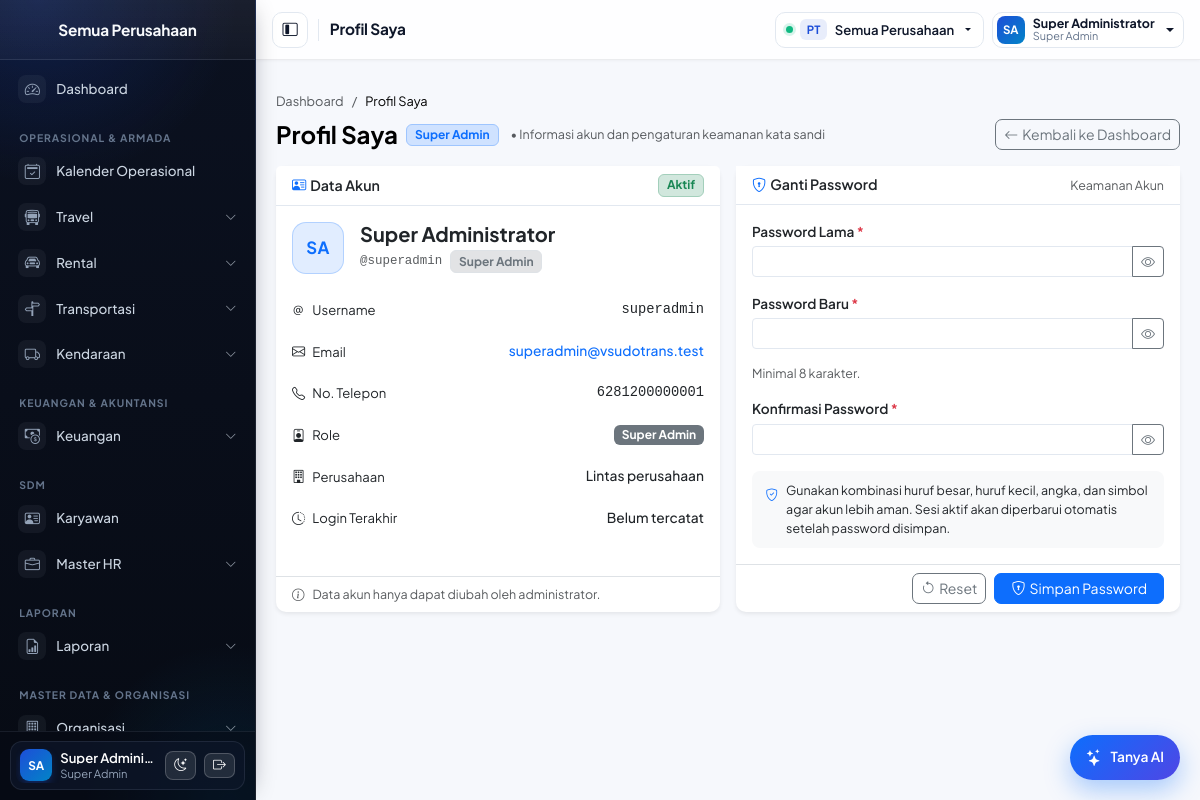
/pages/profile/index.php (signed in), run on the app's committed database.
### tables this page shows
CREATE TABLE `users` (
  `id` INT(11) NOT NULL AUTO_INCREMENT,
  `username` VARCHAR(50) NOT NULL,
  `email` VARCHAR(100) NOT NULL,
  `password` VARCHAR(255) NOT NULL,
  `full_name` VARCHAR(100) NOT NULL,
  `phone_number` VARCHAR(20) DEFAULT NULL,
  `role_id` INT(11) NOT NULL,
  `company_id` INT(11) DEFAULT NULL COMMENT 'Perusahaan aktif; NULL = lintas perusahaan',
  `is_active` TINYINT(1) NOT NULL DEFAULT 1,
  `last_login` DATETIME DEFAULT NULL,
  `created_date` DATETIME NOT NULL DEFAULT CURRENT_TIMESTAMP,
  `updated_date` DATETIME NOT NULL DEFAULT CURRENT_TIMESTAMP ON UPDATE CURRENT_TIMESTAMP,
  PRIMARY KEY (`id`),
  UNIQUE KEY `uq_users_username` (`username`),
  UNIQUE KEY `uq_users_email` (`email`),
  KEY `ix_users_company` (`company_id`),
  KEY `ix_users_phone` (`phone_number`),
  CONSTRAINT `fk_users_role` FOREIGN KEY (`role_id`) REFERENCES `roles` (`id`),
  CONSTRAINT `fk_users_company` FOREIGN KEY (`company_id`) REFERENCES `companies` (`id`) ON DELETE SET NULL
);

CREATE TABLE `roles` (
  `id` INT(11) NOT NULL AUTO_INCREMENT,
  `name` VARCHAR(50) NOT NULL,
  `description` VARCHAR(255) DEFAULT NULL,
  `level` INT(11) NOT NULL DEFAULT 0,
  `created_date` DATETIME NOT NULL DEFAULT CURRENT_TIMESTAMP,
  PRIMARY KEY (`id`),
  UNIQUE KEY `uq_roles_name` (`name`)
);

### pages/profile/index.php (the view, shortened to what the rows shown need)
<?php
require_once __DIR__ . '/../../config/config.php';
require_once __DIR__ . '/_helpers.php';
$uid = (int) ($_SESSION['user_id'] ?? 0);
$db  = db();
$me = profile_fetch($db, $uid) ?? [];
$fullName = trim((string) ($me['full_name'] ?? '')) ?: 'Pengguna';
$username = trim((string) ($me['username'] ?? '')) ?: '-';
$roleName = trim((string) ($me['role_name'] ?? ($_SESSION['role_name'] ?? ''))) ?: '-';
$email    = trim((string) ($me['email'] ?? ''));
$phone    = trim((string) ($me['phone_number'] ?? ''));
$nameParts = preg_split('/\s+/', $fullName !== 'Pengguna' ? $fullName : $username) ?: ['U'];
$initials  = strtoupper(substr($nameParts[0], 0, 1) . (isset($nameParts[1]) ? substr($nameParts[1], 0, 1) : ''));
$lastLoginRaw   = trim((string) ($me['last_login'] ?? ''));
$lastLoginTs    = $lastLoginRaw !== '' ? strtotime($lastLoginRaw) : false;
$lastLoginLabel = $lastLoginTs !== false ? (date('d M Y, H:i', $lastLoginTs) . ' WIB') : 'Belum tercatat';
require __DIR__ . '/../../includes/header.php';
?>
<main class="p-3 p-lg-4 w-100 flex-grow-1 min-w-0">
    <div class="row g-3 align-items-stretch">
        <div class="col-12 col-lg-6">
            <div class="card shadow-sm border-0 h-100 d-flex flex-column">
                <div class="card-body flex-grow-1">
                    <div class="d-flex align-items-center gap-3 mb-3">
                        <div class="profile-avatar" aria-hidden="true"><?= e($initials) ?></div>
                        <div class="min-w-0">
                            <h5 class="fw-bold mb-1 text-truncate"><?= e($fullName) ?></h5>
                            <div class="d-flex flex-wrap align-items-center gap-2">
                                <span class="font-monospace small text-muted">@<?= e($username) ?></span>
                                <span class="badge bg-secondary-subtle text-secondary border"><?= e($roleName) ?></span>
                            </div>
                        </div>
                    </div>
                    <ul class="profile-info-list">
                        <li class="profile-info-item">
                            <span class="profile-info-label"><i class="bi bi-at" aria-hidden="true"></i>Username</span>
                            <span class="profile-info-value font-monospace"><?= e($username) ?></span>
                        </li>
                        <li class="profile-info-item">
                            <span class="profile-info-value">
                                <?php if ($email !== ''): ?>
                                    <a href="mailto:<?= e($email) ?>" class="text-decoration-none"><?= e($email) ?></a>
                                <?php else: ?>
                                    <span class="text-muted">-</span>
                                <?php endif; ?>
                            </span>
                        </li>
                        <li class="profile-info-item">
                            <span class="profile-info-label"><i class="bi bi-telephone" aria-hidden="true"></i>No. Telepon</span>
                            <span class="profile-info-value font-monospace">
                                <?= $phone !== '' ? e($phone) : '<span class="text-muted fw-normal">-</span>' ?>
                            </span>
                        </li>
                        <li class="profile-info-item">
                            <span class="profile-info-value">
                                <span class="badge bg-secondary"><?= e($roleName) ?></span>
                            </span>
                        </li>
                        <li class="profile-info-item">
                            <span class="profile-info-label"><i class="bi bi-clock-history" aria-hidden="true"></i>Login Terakhir</span>
                            <span class="profile-info-value"><?= e($lastLoginLabel) ?></span>
                        </li>
                    </ul>
                </div>
            </div>
        </div>
    </div>
</main>
<?php require __DIR__ . '/../../includes/footer.php'; ?>

### includes/header.php (shortened to what the rows shown need)
<?php
$user   = current_user();
$userNameRaw = trim((string) ($user['name'] ?? ($user['full_name'] ?? 'User')));
$userParts   = preg_split('/\s+/', $userNameRaw) ?: ['U'];
$userInitials = strtoupper(substr($userParts[0], 0, 1) . (isset($userParts[1]) ? substr($userParts[1], 0, 1) : ''));
$roleLabel = trim((string) ($_SESSION['role_name'] ?? 'Pengguna'));
?><!DOCTYPE html>
<html lang="id">
<head>
    <link href="https://cdn.jsdelivr.net/npm/bootstrap@5.3.8/dist/css/bootstrap.min.css" rel="stylesheet">
    <link href="https://cdn.jsdelivr.net/npm/bootstrap-icons@1.13.2/font/bootstrap-icons.css" rel="stylesheet">
    <link href="https://cdn.jsdelivr.net/npm/tom-select@2.3.1/dist/css/tom-select.bootstrap5.min.css" rel="stylesheet">
    <link href="https://cdn.jsdelivr.net/npm/flatpickr/dist/flatpickr.min.css" rel="stylesheet">
    <link href="<?= e(APP_URL) ?>/assets/css/style.css?v=<?= (int) @filemtime(dirname(__DIR__) . '/assets/css/style.css') ?>" rel="stylesheet">
</head>
<body>
<div class="wrapper d-flex">
<?php require __DIR__ . '/sidebar.php'; ?>
<div class="content-wrapper">
    <div class="topbar d-flex align-items-center px-3 gap-2">
        <div class="ms-auto d-flex align-items-center gap-2 flex-shrink-0">
            <div class="dropdown">
                <button class="topbar-user-btn dropdown-toggle" type="button" data-bs-toggle="dropdown" aria-expanded="false" title="<?= e($userNameRaw) ?> (<?= e($roleLabel) ?>)">
                    <span class="topbar-avatar" aria-hidden="true"><?= e($userInitials) ?></span>
                    <span class="topbar-user-meta d-none d-xl-flex flex-column text-start">
                        <span class="topbar-user-name text-truncate"><?= e($userNameRaw) ?></span>
                        <span class="topbar-user-role text-truncate"><?= e($roleLabel) ?></span>
                    </span>
                </button>
            </div>
        </div>
    </div>
    <div class="content-main-row">

### includes/sidebar.php (shortened to what the rows shown need)
<?php
$sbUserName = trim((string) ($user['name'] ?? ($user['full_name'] ?? 'User')));
$sbParts    = preg_split('/\s+/', $sbUserName) ?: ['U'];
$sbInitials = strtoupper(substr($sbParts[0], 0, 1) . (isset($sbParts[1]) ? substr($sbParts[1], 0, 1) : ''));
?>
<nav id="sidebar" class="sidebar d-flex flex-column flex-shrink-0 p-0">
  <div class="sidebar-footer">
    <div class="sidebar-footer-card d-flex align-items-center gap-2">
      <a href="<?= e(APP_URL) ?>/pages/profile/index.php"
         class="d-flex align-items-center text-white text-decoration-none flex-grow-1 overflow-hidden sidebar-user-link"
         title="Buka Profil Saya">
        <div class="sidebar-user-avatar me-2 flex-shrink-0">
          <?= e($sbInitials) ?>
        </div>
        <div class="text-white lh-1 flex-grow-1 overflow-hidden">
          <div class="fw-semibold text-truncate" style="font-size:.82rem"><?= e($sbUserName) ?></div>
          <small class="sidebar-user-role text-truncate d-block mt-1"><?= e($_SESSION['role_name'] ?? '') ?></small>
        </div>
      </a>
    </div>
  </div>
</nav>

### data on the page
users: full_name "SA", full_name "Super Admini…", full_name "Super Administrator", username "superadmin", role.name "Super Admin", email "superadmin@vsudotrans.test", phone_number "6281200000001", last_login "Belum tercatat"

### other printed values
$sidebarCompanyName "Semua Perusahaan"
$m['label'] "Dashboard"
$sec "OPERASIONAL & ARMADA"
$m['label'] "Kalender Operasional"
$m['label'] "Travel"
$m['label'] "Rental"
$m['label'] "Transportasi"
$m['label'] "Kendaraan"
$sec "KEUANGAN & AKUNTANSI"
$m['label'] "Keuangan"
$sec "SDM"
$m['label'] "Karyawan"
$m['label'] "Master HR"
$sec "LAPORAN"
$m['label'] "Laporan"
